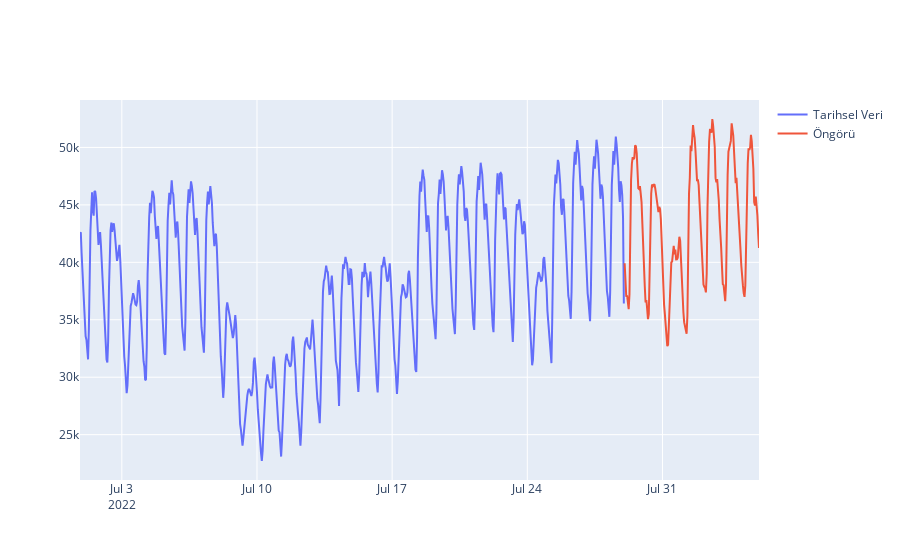

Source (notebook cell):
### Code cell
fig1 = go.Figure()
fig1.add_trace(go.Scatter(x=df_fe.date.iloc[-fh_new*5:],y=df_fe.consumption.iloc[-fh_new*5:],name='Tarihsel Veri',mode='lines'))
fig1.add_trace(go.Scatter(x=forecasted.index,y=forecasted['forecasting'],name='Öngörü',mode='lines'))

### Figure 1 — Plotly figure (JSON) as saved in the notebook; plotly's stock layout.template omitted (floating-point values rounded to 4 significant figures; data arrays with more than 128 entries replaced by an {"elided": "..."} marker saying what was removed)
{"data": [{"mode": "lines", "name": "Tarihsel Veri", "type": "scatter", "x": {"elided": "845 str values"}, "y": {"elided": "845 float values"}}, {"mode": "lines", "name": "Öngörü", "type": "scatter", "x": {"elided": "168 str values"}, "y": {"elided": "168 float values"}}], "layout": {}}
